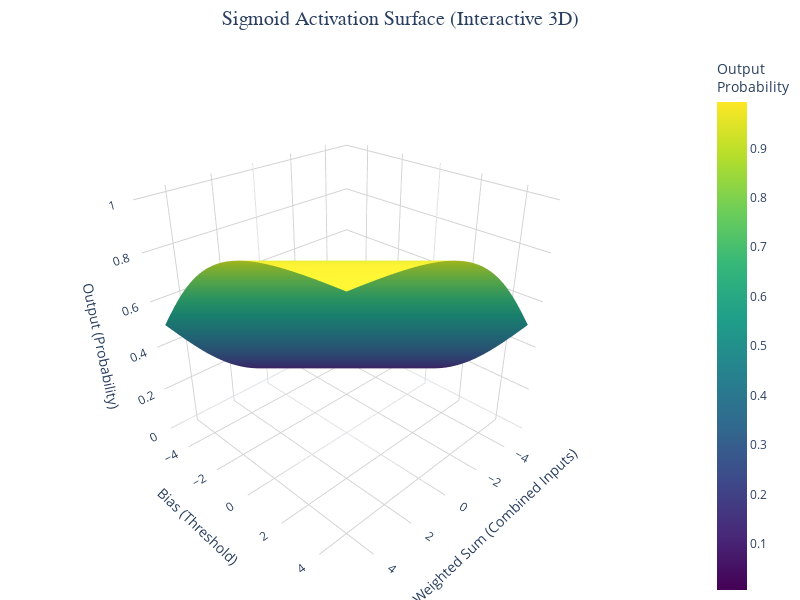

The code cell stored with this chart in its notebook:
### Markdown cell above
### Figure — Activation Surface (3D)

### Code cell
# This cell creates an interactive 3D visualization of the sigmoid activation function
# Using Plotly for a fancy, interactive 3D surface plot that students can rotate and zoom
# It shows how the output changes as we vary the weighted sum and bias
# This helps us understand how activation functions create smooth, curved decision boundaries

import numpy as np  # Import numpy for numerical operations
import plotly.graph_objects as go  # Import Plotly for interactive 3D plots

# Create a range of x values from -5 to 5, with 100 points
# These represent different values of the weighted sum
x = np.linspace(-5, 5, 100)

# Create a range of y values from -5 to 5, with 100 points
# These represent different values of the bias
y = np.linspace(-5, 5, 100)

# Create a meshgrid: this creates a 2D grid of all combinations of x and y values
# X and Y are now 100x100 arrays where each position represents one (x,y) pair
X, Y = np.meshgrid(x, y)

# Calculate the sigmoid function for each (x,y) pair
# Formula: sigmoid(z) = 1 / (1 + e^(-z))
# Here z = 0.5*X + 0.5*Y (weighted combination of weighted sum and bias)
# Z will be a 100x100 array with the output values
Z = 1/(1+np.exp(-(0.5*X+0.5*Y)))

# Create an interactive 3D surface plot using Plotly
fig = go.Figure(data=[go.Surface(
    x=X,  # X coordinates (Weighted Sum)
    y=Y,  # Y coordinates (Bias)
    z=Z,  # Z coordinates (Output after sigmoid activation)
    colorscale='Viridis',  # Beautiful color scheme (blue to yellow)
    showscale=True,  # Show colorbar
    colorbar=dict(
        title=dict(text="Output<br>Probability", font=dict(size=14))
    ),
    hovertemplate='<b>Weighted Sum</b>: %{x:.2f}<br>' +
                   '<b>Bias</b>: %{y:.2f}<br>' +
                   '<b>Output</b>: %{z:.3f}<extra></extra>'
)])

# Update layout for a professional, educational appearance
fig.update_layout(
    title={
        'text': 'Sigmoid Activation Surface (Interactive 3D)',
        'x': 0.5,
        'xanchor': 'center',
        'font': {'size': 20, 'family': 'Arial Black'}
    },
    scene=dict(
        xaxis=dict(
            title=dict(text='Weighted Sum (Combined Inputs)', font=dict(size=14)),
            gridcolor='lightgray'
        ),
        yaxis=dict(
            title=dict(text='Bias (Threshold)', font=dict(size=14)),
            gridcolor='lightgray'
        ),
        zaxis=dict(
            title=dict(text='Output (Probability)', font=dict(size=14)),
            gridcolor='lightgray'
        ),
        bgcolor='white',
        camera=dict(eye=dict(x=1.5, y=1.5, z=1.2))  # Nice viewing angle
    ),
    width=800,  # Figure width
    height=600,  # Figure height
    margin=dict(l=0, r=0, t=50, b=0),
    template='plotly_white'  # Clean white background
)

# Display the interactive plot
fig.show()

### Figure 1 — Plotly figure (JSON) as saved in the notebook; plotly's stock layout.template omitted (floating-point values rounded to 4 significant figures; data arrays with more than 128 entries replaced by an {"elided": "..."} marker saying what was removed)
{"data": [{"colorbar": {"title": {"font": {"size": 14}, "text": "Output<br>Probability"}}, "colorscale": [[0, "#440154"], [0.1111, "#482878"], [0.2222, "#3e4989"], [0.3333, "#31688e"], [0.4444, "#26828e"], [0.5556, "#1f9e89"], [0.6667, "#35b779"], [0.7778, "#6ece58"], [0.8889, "#b5de2b"], [1, "#fde725"]], "hovertemplate": "<b>Weighted Sum</b>: %{x:.2f}<br><b>Bias</b>: %{y:.2f}<br><b>Output</b>: %{z:.3f}<extra></extra>", "showscale": true, "type": "surface", "x": {"elided": "100x100 float values"}, "y": {"elided": "100x100 float values"}, "z": {"elided": "100x100 float values"}}], "layout": {"height": 600, "margin": {"b": 0, "l": 0, "r": 0, "t": 50}, "scene": {"bgcolor": "white", "camera": {"eye": {"x": 1.5, "y": 1.5, "z": 1.2}}, "xaxis": {"gridcolor": "lightgray", "title": {"font": {"size": 14}, "text": "Weighted Sum (Combined Inputs)"}}, "yaxis": {"gridcolor": "lightgray", "title": {"font": {"size": 14}, "text": "Bias (Threshold)"}}, "zaxis": {"gridcolor": "lightgray", "title": {"font": {"size": 14}, "text": "Output (Probability)"}}}, "title": {"font": {"family": "Arial Black", "size": 20}, "text": "Sigmoid Activation Surface (Interactive 3D)", "x": 0.5, "xanchor": "center"}, "width": 800}}
